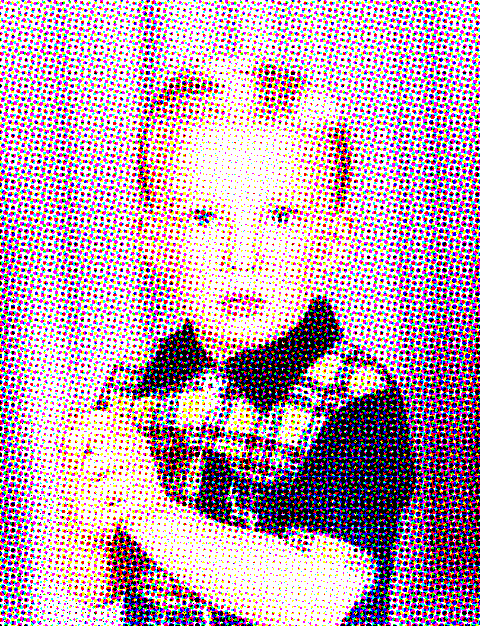
#> input picture HW3/2/P2/donald_childhood.png, 480 x 626 px
$ python e.py   (older library calls are emulated)
#> lines starting #> are read from the running program, lines starting #| are printed output that depends on the picture; after the words box and inside, x2 and y2 are one past the last pixel; in counts of white or black regions, pixels touching at a corner belong together
import numpy as np
import matplotlib.pyplot as plt
import cv2


def img_dft(img, plot=False):
    f = np.fft.fft2(img)
    f_shift = np.fft.fftshift(f)
    f_abs = np.abs(f_shift) + 1
    f_bounded = 20 * np.log10(f_abs)
    f_img = 255 * f_bounded / np.max(f_bounded)
    f_img = f_img.astype(np.uint8)
    if plot:
        plt.imshow(f_img, cmap="gray")
        plt.title("Image spectrum")
        plt.show()
    return f_shift,f_img

def get_channels_dft(img):
    channels_dft = []
    channels_dft_img = []
    for c in range(img.shape[2]):
        dft, dft_image = img_dft(img[:,:,c])
        channels_dft.append(dft)
        channels_dft_img.append(dft_image)
    dft = np.dstack([channels_dft[0],
                        channels_dft[1],
                         channels_dft[2]])
    dft_image = np.dstack([channels_dft_img[0],
                            channels_dft_img[1],
                            channels_dft_img[2]])
    return dft,dft_image


def gaussian_kernel(img, sigma_x, sigma_y):
    dimension_x = img.shape[0]
    dimension_y = img.shape[1]
    x = cv2.getGaussianKernel(dimension_x, sigma_x)
    y = cv2.getGaussianKernel(dimension_y, sigma_y)
    kernel = x.dot(y.T)
    kernel = (kernel - kernel.min()) / (kernel.max() - kernel.min())
    return kernel

def img_idft(f_shift, plot=True):
    f = np.fft.fftshift(f_shift)
    inv_img = np.fft.ifft2(f)
    inv_img = np.abs(inv_img)
    inv_img -= np.min(inv_img)
    inv_img = inv_img / np.max(inv_img) * 255
    inv_img = inv_img.astype(np.uint8)
    if plot:
        plt.imshow(inv_img, cmap="gray")
        plt.title("Inverse image")
        plt.show()
    return inv_img

if __name__ == "__main__":
    img1 = cv2.imread("P2/donald_childhood.png")
#> img1 is the input picture: shape (626, 480, 3); mean B, G, R 172.7, 158, 187.2
    img1 = cv2.cvtColor(img1, cv2.COLOR_BGR2RGB)
    img1 = cv2.imread("P2/donald_graduation.png")
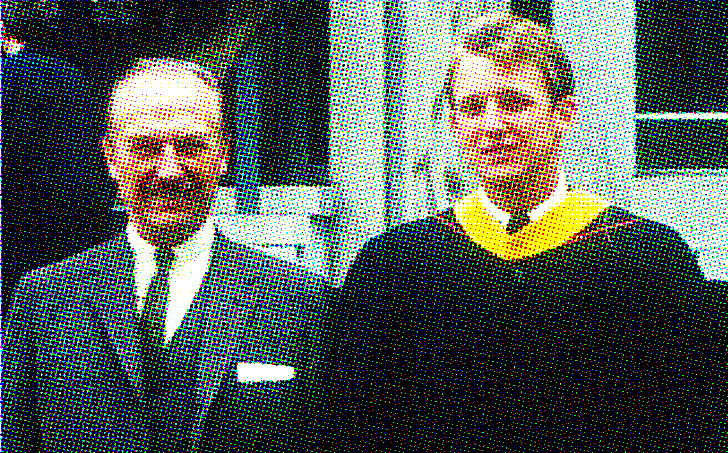
#> input picture HW3/2/P2/donald_graduation.png, 728 x 453 px
#> img1 is the input picture: shape (453, 728, 3); mean B, G, R 81.8, 88.9, 78.8
    img1 = cv2.cvtColor(img1, cv2.COLOR_BGR2RGB)


    trh = 40
    q = 50
    for c in range(3):
        dft, dft_image = get_channels_dft(img1)
        R = dft_image[:,:,c]
        R = cv2.blur(R, (20,20))
        R = (R - R.min()) / (R.max() - R.min()) * 255
        R[R > trh] = 0
        R[R != 0] = 1
        R = R.astype(np.float)
        R += gaussian_kernel(R, q, q)
        R = np.clip(R,0,1)
        highpass = np.ones(R.shape)
        highpass[50:R.shape[0]-50,50:R.shape[1]-50] = 0
        R[np.where(highpass==1)] = 0
        plt.subplot(2,3, c + 1)
        plt.imshow(R, cmap="gray")
        img1[:, :, c] = img_idft(dft[:, :, c]*R,False)
        plt.subplot(2, 3, c +4)
        plt.imshow(img1[:, :, c], cmap="gray")
#> this loop made 3 passes
#> pass 1, in img_dft, `f_bounded = 20 * np.log10(f_abs)`:
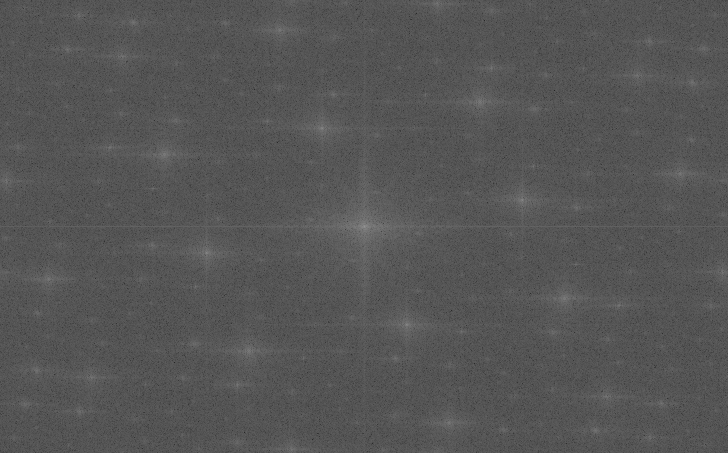
#> f_bounded: shape (453, 728) float64; min 35.61, max 148.3, mean 86
#> pass 1, in img_dft, `f_img = 255 * f_bounded / np.max(f_bounded)`:
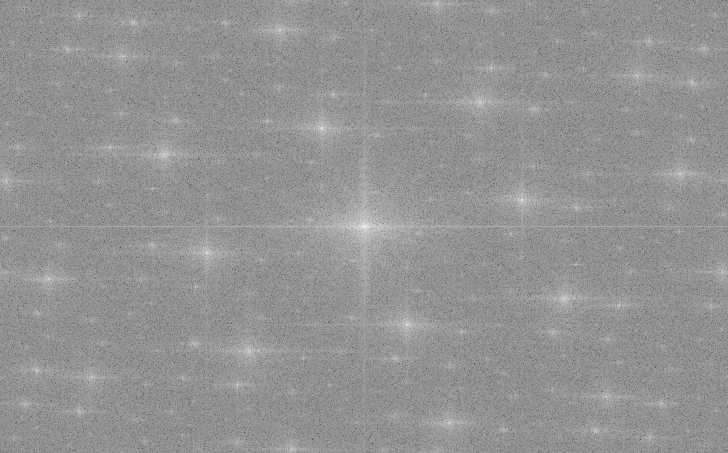
#> f_img: shape (453, 728) float64; min 61.23, max 255, mean 147.9
#> after the loop:
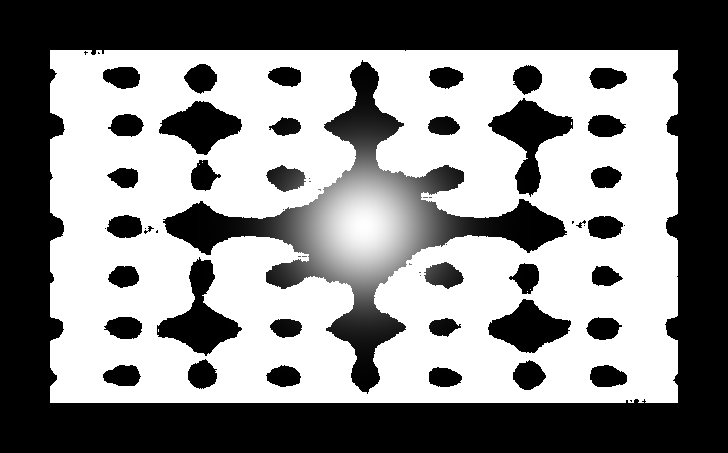
#> R: shape (453, 728) float64; min 0, max 1, mean 0.526
#> after the loop:
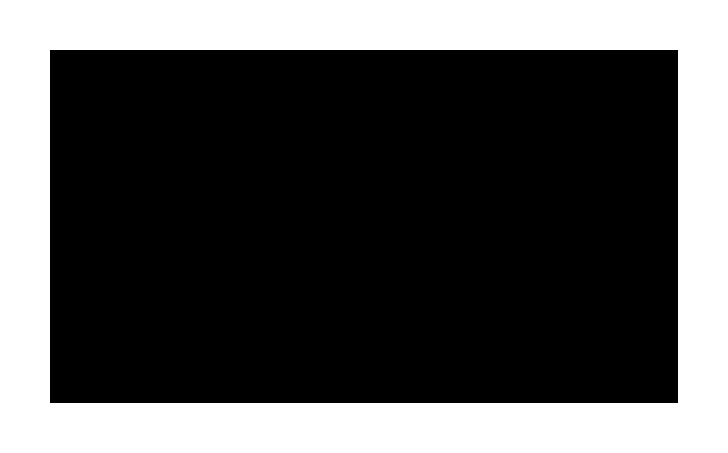
#> highpass: shape (453, 728) float64; values 0 (black) and 1 (white), 32.8% white; 1 white region, box (x1, y1, x2, y2) and area: (0, 0, 728, 453) 108100
#> after the loop:
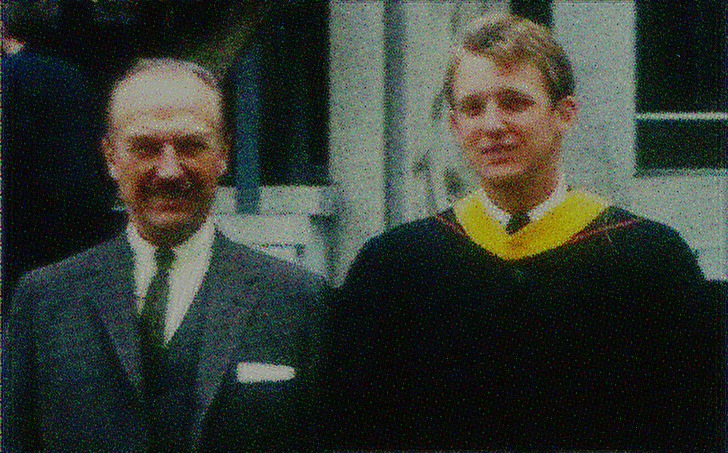
#> img1: shape (453, 728, 3); mean R, G, B 51.5, 58.1, 49.9
    plt.tight_layout()
    plt.show()
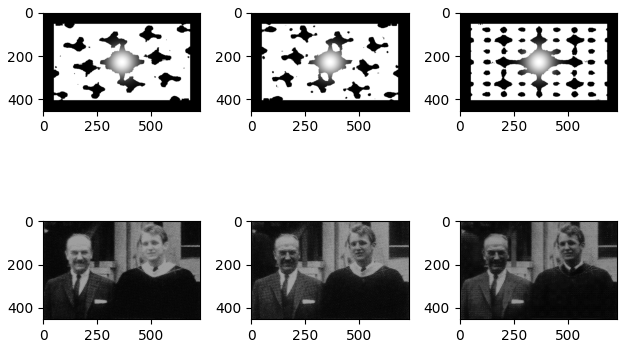
#> figure drawn by matplotlib, 6 panels

    plt.imshow(img1)
    plt.show()
